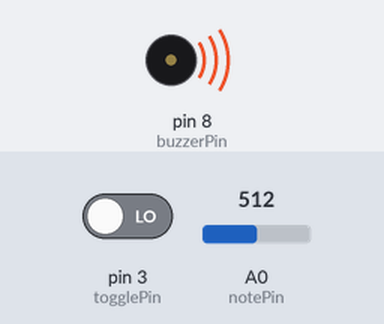
A sketch run on a simulated Arduino Uno, built with avr-gcc and run on an emulated ATmega328P. Parts: buzzer (waves = sounding). Inputs (shaded band) come from the test bench; at power-on: A0 (notePin) = 512, pin 3 (togglePin) LOW. What the sketch prints to the serial monitor is not drawn.

Above: at 1.2 s.
1.3 s: A0 (notePin) set to 413
2.8 s: A0 (notePin) set to 383
At 3.4 s:
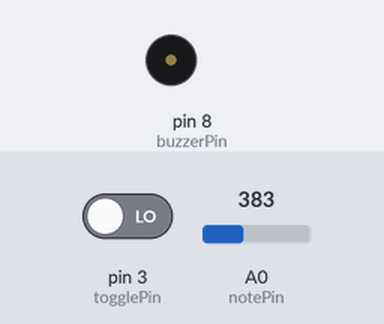
4.3 s: A0 (notePin) set to 410
At 5.5 s:
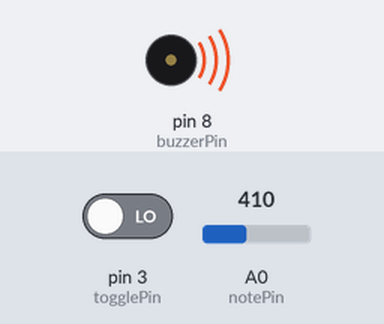
5.8 s: A0 (notePin) set to 390
At 6.9 s:
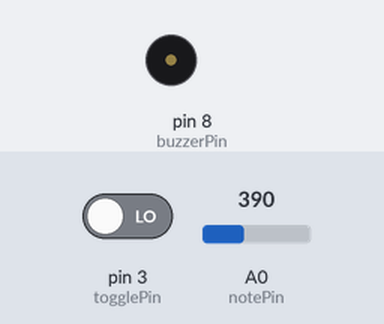
Timing chart, 0 to 8.8 s (numbered marks = the images above; inputs shaded):
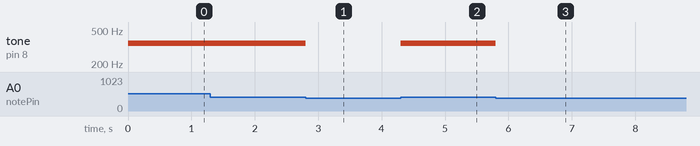

Measured:
- the behaviour switches between 400 and 399 on A0 (notePin) (found by bisection; images 0 and 1)
- after the input at 1.3 s, every drawn part: stays the same
- after the input at 2.8 s, tone on pin 8 (buzzerPin): 349 Hz → silent at once
- after the input at 4.3 s, tone on pin 8 (buzzerPin): silent → 349 Hz at once
- after the input at 5.8 s, tone on pin 8 (buzzerPin): 349 Hz → silent at once

The sketch:

Lesson8_MusicalKeyboard130825.ino
```cpp
int rate = 500;
int frequency = 1000000 / (rate * 2);

const int notePin = A0;
const int togglePin = 3;
const int buzzerPin = 8;

int keyVal = 0;
int key = 0;
int switchState = 0;
int note = 0;
int oldNote = 0;

int notes[] = {262, 294, 330, 349, 392, 440, 494, 523};

void setup() {
  pinMode(togglePin, INPUT);
  pinMode(buzzerPin, OUTPUT);

  Serial.begin(9600);
}

void loop() {
  keyVal = analogRead(notePin);
  switchState = digitalRead(togglePin);

  if (keyVal >= 1005) {key = 1;}
  else if (keyVal < 1005 && keyVal >= 900) {key = 2;}
  else if (keyVal < 900 && keyVal >= 800) {key = 3;}
  else if (keyVal < 800 && keyVal >= 400) {key = 4;}
  else {key = 0;}

  switch (switchState) {
    case 0:
    note = key - 1;
    break;

    case 1:
    note = key + 3;
    break;
  }

  if (key > 0) {
    tone(buzzerPin, notes[note]);
  }
  else {
    noTone(buzzerPin);
  }

  if (note != oldNote) {
    Serial.println("toggle state : analog value : note");
    Serial.print(switchState);
    Serial.print(" : ");
    Serial.print(keyVal);
    Serial.print(" : ");
    Serial.print(note);
  }
  oldNote = note;
}
```
